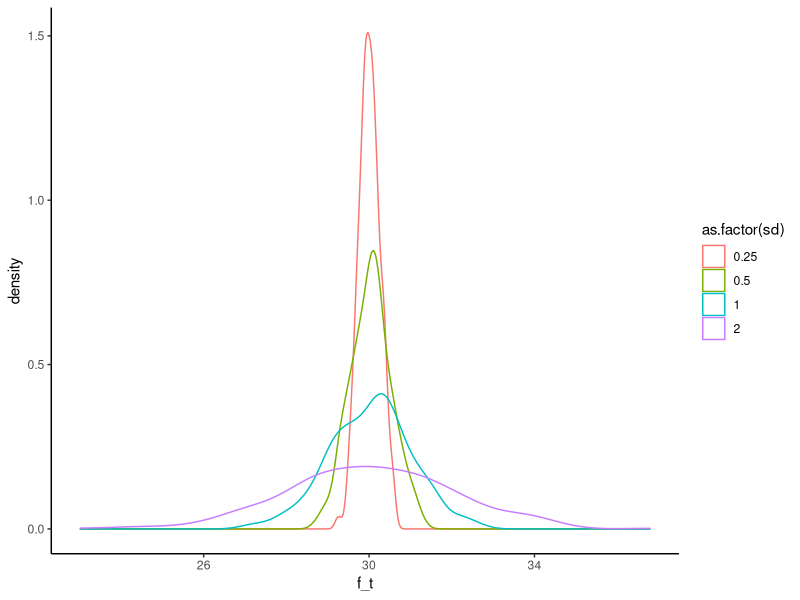
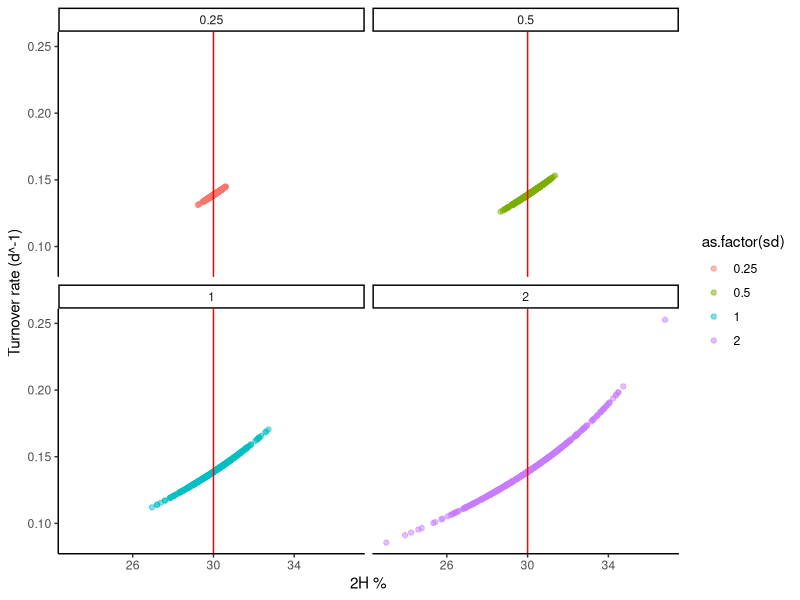
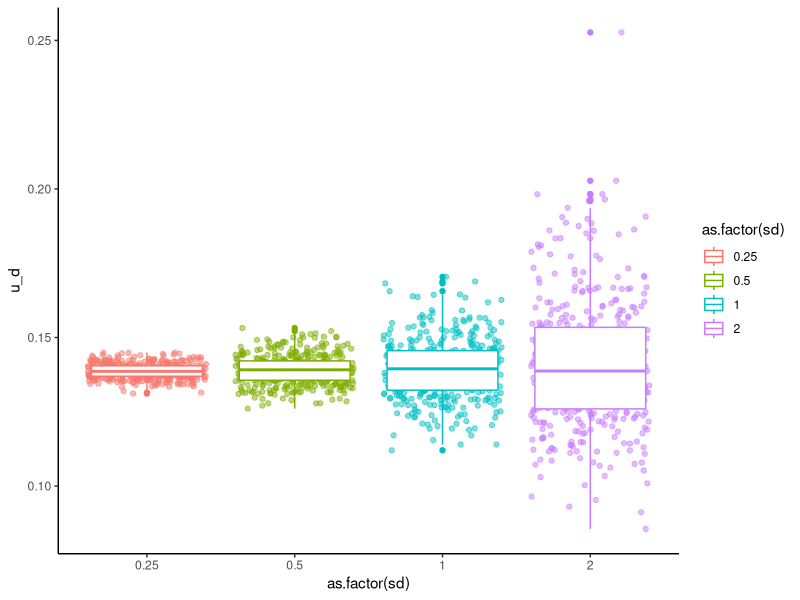
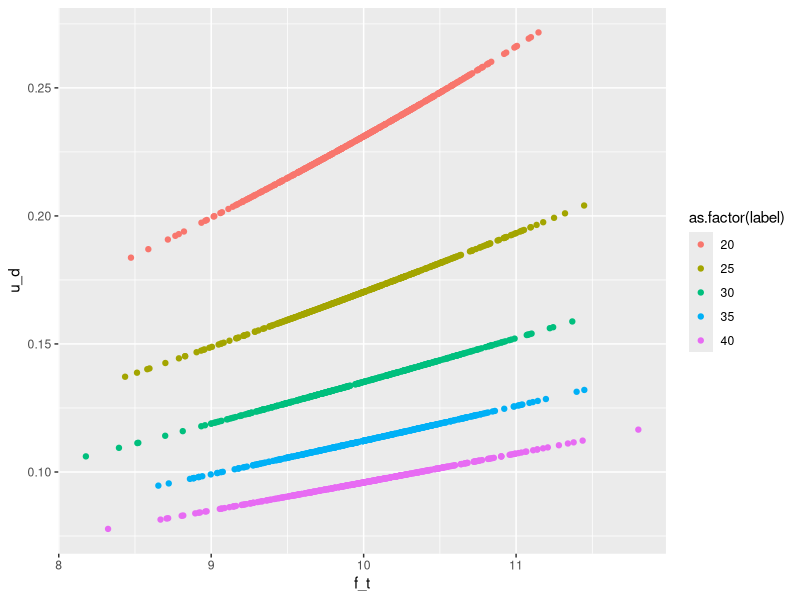

These figures' R source, in order:
## ---- chunk 1
# packages
library(tidyverse) # CRAN v1.3.1 


# global knitting options for code rendering
knitr::opts_chunk$set(
  collapse = TRUE, comment = "#>",
  dev = c("png", "pdf"),
  dev.args = list(pdf = list(encoding = "WinAnsi", useDingbats = FALSE)),
  fig.keep = "all",
  fig.path = file.path("plots", paste0(gsub("\\.[Rr]md", "", knitr::current_input()), "_"))
)
## ---- chunk 2
gencalc <- function(a, FT, F0, FL, t) {
  case_when(
    t == 0 ~ NA_real_,
    TRUE ~ - (1/t)*(log((FT - a*FL)/(F0 - a*FL)))
  )
}

gencalc_default <- function(a = 0.5, FT, F0 = 0.000015, FL, t = 1) {
  case_when(
    t == 0 ~ NA_real_,
    TRUE ~ - (1/t)*(log((FT - a*FL)/(F0 - a*FL)))
  )
}
## ---- chunk 3
# Set random number seed
set.seed(5)

df_40at2H <- tibble(
  f_t = rnorm(40, mean = 30, sd = 1),
  f_l = 40,
  t = 1,
  u_d = gencalc(a = 1, FT = f_t, F0 = 0.000015, FL = f_l, t = t)
)

df_5at2H <- tibble(
  f_t = rnorm(40, mean = 4, sd = 1),
  f_l = 5,
  t = 1,
  u_d = gencalc(a = 1, FT = f_t, F0 = 0.000015, FL = f_l, t = t)
)

df_10at2H <- tibble(
  f_t = rnorm(40, mean = 7, sd = 1),
  f_l = 10,
  t = 1,
  u_d = gencalc(a = 1, FT = f_t, F0 = 0.000015, FL = f_l, t = t)
)

df_20at2H <- tibble(
  f_t = rnorm(40, mean = 15, sd = 1),
  f_l = 20,
  t = 1,
  u_d = gencalc(a = 1, FT = f_t, F0 = 0.000015, FL = f_l, t = t)
)

## ---- chunk 4
sd2 <- tibble(
  f_t = rnorm(400, mean = 30, sd = 2),
  u_d = gencalc(a = 1, FT = f_t, F0 = 0.000015, FL = 40, t = 10),
  sd = 2
)

sd1 <- tibble(
  f_t = rnorm(400, mean = 30, sd = 1),
  u_d = gencalc(a = 1, FT = f_t, F0 = 0.000015, FL = 40, t = 10),
  sd = 1
)

sd05 <- tibble(
   f_t = rnorm(400, mean = 30, sd = 0.5),
   u_d = gencalc(a = 1, FT = f_t, F0 = 0.000015, FL = 40, t = 10),
   sd = 0.5
)

sd025 <- tibble(
  f_t = rnorm(400, mean = 30, sd = 0.25),
  u_d = gencalc(a = 1, FT = f_t, F0 = 0.000015, FL = 40, t = 10),
  sd = 0.25
)

error_at_at2H40 <- bind_rows(sd2, sd1, sd05, sd025)
## ---- chunk 5
error_at_at2H40 %>% ggplot(aes(x = f_t,
                           color = as.factor(sd))) +
  geom_density() +
  theme_classic()
## ---- chunk 6
error_at_at2H40 %>% 
  ggplot(aes(x = f_t,
             y = u_d,
             color = as.factor(sd))) +
  geom_point(alpha = 0.5) +
  geom_vline(xintercept = 30,
             color = "red") +
  facet_wrap(~sd) +
  labs(x = "2H %",
       y = "Turnover rate (d^-1)") +
  theme_classic()

## ---- chunk 7
error_at_at2H40 %>% 
  ggplot(aes(x = as.factor(sd),
             y = u_d,
             color = as.factor(sd))) +
  geom_jitter(alpha = 0.5) +
  geom_boxplot() +
  theme_classic()

## ---- chunk 8

L40 <- tibble(
   f_t = rnorm(400, mean = 10, sd = 0.5),
   u_d = gencalc(a = 1, FT = f_t, F0 = 0.000015, FL = 40, t = 3),
   label = 40
)

L35 <- tibble(
   f_t = rnorm(400, mean = 10, sd = 0.5),
   u_d = gencalc(a = 1, FT = f_t, F0 = 0.000015, FL = 35, t = 3),
   label = 35
)

L30 <- tibble(
   f_t = rnorm(400, mean = 10, sd = 0.5),
   u_d = gencalc(a = 1, FT = f_t, F0 = 0.000015, FL = 30, t = 3),
   label = 30
)

L25 <- tibble(
   f_t = rnorm(400, mean = 10, sd = 0.5),
   u_d = gencalc(a = 1, FT = f_t, F0 = 0.000015, FL = 25, t = 3),
   label = 25
)

L20 <- tibble(
   f_t = rnorm(400, mean = 10, sd = 0.5),
   u_d = gencalc(a = 1, FT = f_t, F0 = 0.000015, FL = 20, t = 3),
   label = 20
)

error_across_label <- bind_rows(L40, L35, L30, L25, L20)


## ---- chunk 9
error_across_label %>% 
  ggplot(aes(x = f_t,
             y = u_d,
             color = as.factor(label))) +
  geom_point()
